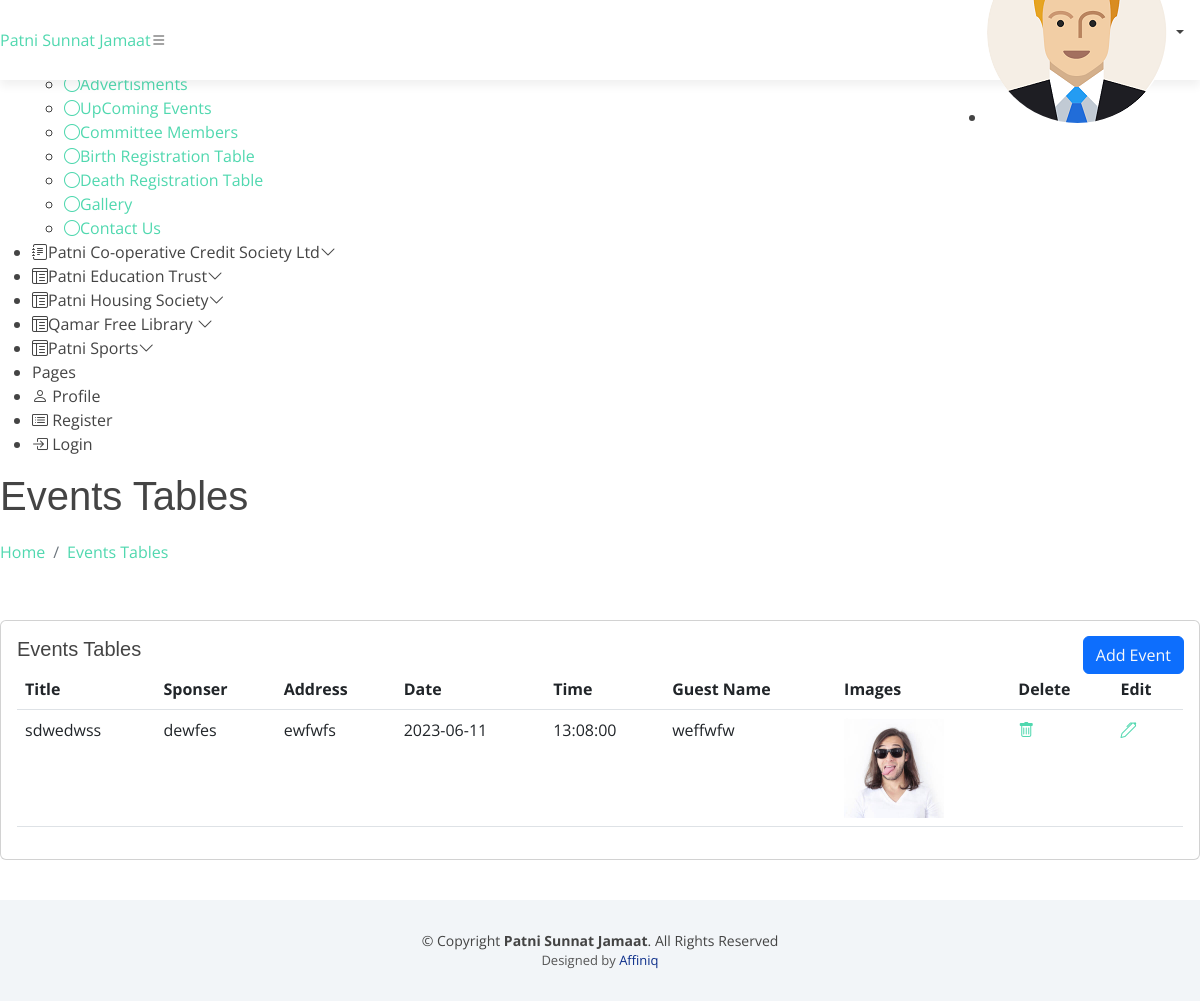
Page /admin/patni-co-operative-credit-society-ltd-upcoming-event-table.php (signed in) on the committed database.
### tables this page shows
CREATE TABLE `even` (
  `eid` int(11) NOT NULL,
  `title` varchar(255) NOT NULL,
  `sponser` varchar(255) NOT NULL,
  `address` varchar(255) NOT NULL,
  `date` date NOT NULL,
  `time` time NOT NULL,
  `guest_name` varchar(255) NOT NULL,
  `committee_id` int(11) NOT NULL,
  `filename` varchar(500) NOT NULL
);

### admin/patni-co-operative-credit-society-ltd-upcoming-event-table.php (the view, shortened to what this page needs)
<?php include 'header.php';?>
  <main id="main" class="main">
    <div class="pagetitle">
      <h1>Events Tables</h1>
      <nav>
        <ol class="breadcrumb">
          <li class="breadcrumb-item"><a href="index.php">Home</a></li>
          <li class="breadcrumb-item active"><a href="patni-co-operative-credit-society-ltd-upcoming-event-table.php">Events Tables</a></li>
        </ol>
      </nav>
    </div>
    <section class="section">
      <div class="row">
        <div class="col-lg-12">
          <div class="card">
            <div class="card-body">
              <h5 class="card-title">Events Tables</h5>
              <div class="position-absolute top-0 end-0" style="margin-top:15px;margin-right:15px;">
                <button type="button" class="btn btn-primary">
                  <a href="patni-co-operative-credit-society-ltd-upcoming-event-add.php" class="link-light">Add Event</a>
                </button>
                </div>
                 <?php
               require ('config1.php');
               $sql = "SELECT eid,title,sponser,address,date,time,guest_name,filename FROM even WHERE committee_id='2'";
               $result = mysqli_query($conn,$sql) or die ("query Unsccessful.");
               if(mysqli_num_rows($result)){
               ?>
              <table class="table datatable">
                <thead>
                  <tr>
                    <th scope="col">Title</th>
                    <th scope="col">Sponser</th>
                    <th scope="col">Address</th>
                    <th scope="col">Date</th>
                    <th scope="col">Time</th>
                    <th scope="col">Guest Name</th>
                    <th scope="col">Images</th>
                    <th scope="col">Delete</th>
                    <th scope="col">Edit</th>
                  </tr>
                </thead>
                <tbody>
                <?php
                    while($row = mysqli_fetch_assoc($result)){
                 ?>
                  <tr>
                    <td><?php echo $row['title'];?></td>
                    <td><?php echo $row['sponser'];?></td>
                    <td><?php echo $row['address'];?></td>
                    <td><?php echo $row['date'];?></td>
                    <td><?php echo $row['time'];?></td>
                    <td><?php echo $row['guest_name'];?></td>
                    <td><img src="./upload/<?php echo $row['filename']; ?>"  style="width: 100px;height: 100px;"></td>
                    <td><a href="patni-co-operative-credit-society-ltd-upcoming-event-delete.php?id=<?php echo $row['eid'];?>" style="height:50px;width:50px;"><i class="bi bi-trash"></a></i></td>
                    <td><a href="patni-co-operative-credit-society-ltd-upcoming-event-update.php?id=<?php echo $row['eid'];?>"><i class="bi bi-pen"></a></i></td>
                  </tr>
                  <?php }?>
                </tbody>
              </table>
<?php
                }
else{
  echo "<h2>No Record Found</h2>";
  }
?>
            </div>
          </div>
        </div>
      </div>
    </section>
  </main>
  <?php include 'footer.php';?>

### assets/css/style.css (style rules this page uses)
body { background: #fff; color: #444; font-family: "Open Sans", sans-serif; }
h1, h2, h3, h4, h5, h6 { font-family: "Montserrat", sans-serif; font-weight: 400; margin: 0 0 20px 0; padding: 0; }
section { padding: 40px 0; overflow: hidden; }

### rows in the picture
even: title "sdwedwss", sponser "dewfes", address "ewfwfs", date "2023-06-11", time "13:08:00", guest_name "weffwfw", filename (picture)
